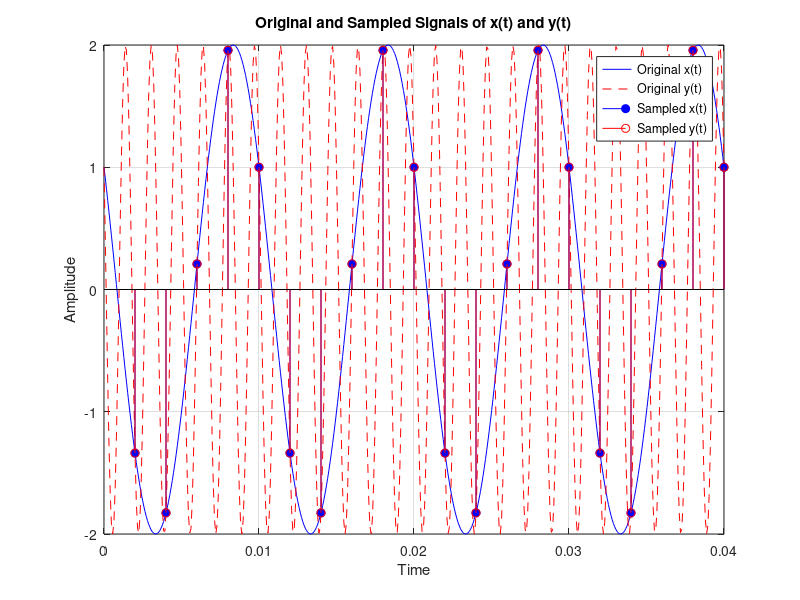

Write the MATLAB code that produced this figure.
F1 = 100;                    % Frequency of x(t)
F2 = 600;                    % Frequency of y(t)
Fs = 500;                    % Sampling frequency
t = linspace(0, 0.04, Fs);             % Time vector

x_t = 2 * cos(2 * pi * F1 * t + pi/3);
y_t = 2 * cos(2 * pi * F2 * t + pi/3);

sampling_index = 1:20;

x_sampled = 2 * cos(2 * pi * F1 *(sampling_index / Fs) + pi/3);         % Sampled values of x(t)
y_sampled = 2 * cos(2 * pi * F2 *(sampling_index / Fs) + pi/3);         % Sampled values of y(t)

figure;
plot(t, x_t, 'b', t, y_t, 'r--');        % Plot original signals
hold on;

stem(sampling_index / Fs, x_sampled, 'bo', 'filled'); % Plot sampled x(t) using blue circles
hold on;
stem(sampling_index / Fs, y_sampled, 'ro'); % Plot sampled y(t) using red circles
xlabel('Time');
ylabel('Amplitude');
title('Original and Sampled Signals of x(t) and y(t)');
legend('Original x(t)', 'Original y(t)', 'Sampled x(t)', 'Sampled y(t)');
grid on;
